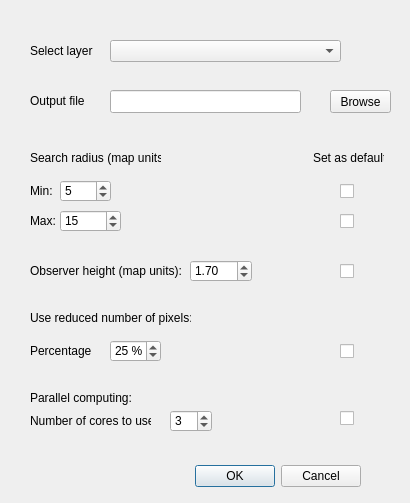
<?xml version="1.0" encoding="UTF-8"?>
<ui version="4.0">
 <class>LocalDominanceDialogBase</class>
 <widget class="QDialog" name="LocalDominanceDialogBase">
  <property name="geometry">
   <rect>
    <x>0</x>
    <y>0</y>
    <width>410</width>
    <height>503</height>
   </rect>
  </property>
  <property name="windowTitle">
   <string>Local Dominance Visualisation</string>
  </property>
  <widget class="QDialogButtonBox" name="button_box">
   <property name="geometry">
    <rect>
     <x>20</x>
     <y>460</y>
     <width>341</width>
     <height>32</height>
    </rect>
   </property>
   <property name="orientation">
    <enum>Qt::Horizontal</enum>
   </property>
   <property name="standardButtons">
    <set>QDialogButtonBox::Cancel|QDialogButtonBox::Ok</set>
   </property>
  </widget>
  <widget class="QComboBox" name="inLayer">
   <property name="geometry">
    <rect>
     <x>110</x>
     <y>40</y>
     <width>231</width>
     <height>22</height>
    </rect>
   </property>
  </widget>
  <widget class="QLabel" name="label">
   <property name="geometry">
    <rect>
     <x>30</x>
     <y>43</y>
     <width>71</width>
     <height>16</height>
    </rect>
   </property>
   <property name="text">
    <string>Select layer</string>
   </property>
  </widget>
  <widget class="QLineEdit" name="outFile">
   <property name="geometry">
    <rect>
     <x>110</x>
     <y>90</y>
     <width>191</width>
     <height>23</height>
    </rect>
   </property>
  </widget>
  <widget class="QLabel" name="label_2">
   <property name="geometry">
    <rect>
     <x>30</x>
     <y>93</y>
     <width>61</width>
     <height>16</height>
    </rect>
   </property>
   <property name="text">
    <string>Output file</string>
   </property>
  </widget>
  <widget class="QPushButton" name="outFileButton">
   <property name="geometry">
    <rect>
     <x>330</x>
     <y>90</y>
     <width>61</width>
     <height>23</height>
    </rect>
   </property>
   <property name="text">
    <string>Browse</string>
   </property>
  </widget>
  <widget class="QLabel" name="label_3">
   <property name="geometry">
    <rect>
     <x>30</x>
     <y>150</y>
     <width>131</width>
     <height>16</height>
    </rect>
   </property>
   <property name="text">
    <string>Search radius (map units):</string>
   </property>
  </widget>
  <widget class="QLabel" name="label_4">
   <property name="geometry">
    <rect>
     <x>30</x>
     <y>183</y>
     <width>31</width>
     <height>16</height>
    </rect>
   </property>
   <property name="text">
    <string>Min:</string>
   </property>
  </widget>
  <widget class="QSpinBox" name="SR_min">
   <property name="geometry">
    <rect>
     <x>60</x>
     <y>180</y>
     <width>51</width>
     <height>22</height>
    </rect>
   </property>
   <property name="maximum">
    <number>5000</number>
   </property>
   <property name="value">
    <number>5</number>
   </property>
  </widget>
  <widget class="QLabel" name="label_5">
   <property name="geometry">
    <rect>
     <x>30</x>
     <y>213</y>
     <width>31</width>
     <height>16</height>
    </rect>
   </property>
   <property name="text">
    <string>Max:</string>
   </property>
  </widget>
  <widget class="QSpinBox" name="SR_max">
   <property name="geometry">
    <rect>
     <x>60</x>
     <y>210</y>
     <width>61</width>
     <height>22</height>
    </rect>
   </property>
   <property name="maximum">
    <number>10000</number>
   </property>
   <property name="value">
    <number>15</number>
   </property>
  </widget>
  <widget class="QLabel" name="label_6">
   <property name="geometry">
    <rect>
     <x>30</x>
     <y>310</y>
     <width>161</width>
     <height>16</height>
    </rect>
   </property>
   <property name="text">
    <string>Use reduced number of pixels:</string>
   </property>
  </widget>
  <widget class="QLabel" name="label_7">
   <property name="geometry">
    <rect>
     <x>30</x>
     <y>343</y>
     <width>61</width>
     <height>16</height>
    </rect>
   </property>
   <property name="text">
    <string>Percentage:</string>
   </property>
  </widget>
  <widget class="QSpinBox" name="percentageOfPixels">
   <property name="geometry">
    <rect>
     <x>110</x>
     <y>340</y>
     <width>51</width>
     <height>22</height>
    </rect>
   </property>
   <property name="suffix">
    <string> %</string>
   </property>
   <property name="minimum">
    <number>1</number>
   </property>
   <property name="maximum">
    <number>100</number>
   </property>
   <property name="value">
    <number>25</number>
   </property>
  </widget>
  <widget class="QLabel" name="label_8">
   <property name="geometry">
    <rect>
     <x>30</x>
     <y>390</y>
     <width>101</width>
     <height>16</height>
    </rect>
   </property>
   <property name="text">
    <string>Parallel computing:</string>
   </property>
  </widget>
  <widget class="QLabel" name="label_9">
   <property name="geometry">
    <rect>
     <x>30</x>
     <y>413</y>
     <width>121</width>
     <height>16</height>
    </rect>
   </property>
   <property name="text">
    <string>Number of cores to use:</string>
   </property>
  </widget>
  <widget class="QSpinBox" name="nCores">
   <property name="geometry">
    <rect>
     <x>170</x>
     <y>410</y>
     <width>42</width>
     <height>22</height>
    </rect>
   </property>
   <property name="minimum">
    <number>1</number>
   </property>
   <property name="maximum">
    <number>99</number>
   </property>
   <property name="value">
    <number>3</number>
   </property>
  </widget>
  <widget class="QLabel" name="label_10">
   <property name="geometry">
    <rect>
     <x>30</x>
     <y>263</y>
     <width>151</width>
     <height>16</height>
    </rect>
   </property>
   <property name="text">
    <string>Observer height (map units):</string>
   </property>
  </widget>
  <widget class="QDoubleSpinBox" name="obsHeight">
   <property name="geometry">
    <rect>
     <x>190</x>
     <y>260</y>
     <width>62</width>
     <height>22</height>
    </rect>
   </property>
   <property name="value">
    <double>1.7</double>
   </property>
  </widget>
  <widget class="QLabel" name="label_11">
   <property name="geometry">
    <rect>
     <x>313</x>
     <y>150</y>
     <width>71</width>
     <height>16</height>
    </rect>
   </property>
   <property name="text">
    <string>Set as default</string>
   </property>
  </widget>
  <widget class="QCheckBox" name="SRmin_checkBox">
   <property name="geometry">
    <rect>
     <x>340</x>
     <y>183</y>
     <width>16</width>
     <height>17</height>
    </rect>
   </property>
   <property name="text">
    <string/>
   </property>
  </widget>
  <widget class="QCheckBox" name="OH_checkBox">
   <property name="geometry">
    <rect>
     <x>340</x>
     <y>263</y>
     <width>16</width>
     <height>17</height>
    </rect>
   </property>
   <property name="text">
    <string/>
   </property>
  </widget>
  <widget class="QCheckBox" name="Percent_checkBox">
   <property name="geometry">
    <rect>
     <x>340</x>
     <y>343</y>
     <width>16</width>
     <height>17</height>
    </rect>
   </property>
   <property name="text">
    <string/>
   </property>
  </widget>
  <widget class="QCheckBox" name="Cores_checkBox">
   <property name="geometry">
    <rect>
     <x>340</x>
     <y>410</y>
     <width>16</width>
     <height>17</height>
    </rect>
   </property>
   <property name="text">
    <string/>
   </property>
  </widget>
  <widget class="QCheckBox" name="SRmax_checkBox">
   <property name="geometry">
    <rect>
     <x>340</x>
     <y>213</y>
     <width>21</width>
     <height>17</height>
    </rect>
   </property>
   <property name="text">
    <string/>
   </property>
  </widget>
 </widget>
 <resources/>
 <connections>
  <connection>
   <sender>button_box</sender>
   <signal>accepted()</signal>
   <receiver>LocalDominanceDialogBase</receiver>
   <slot>accept()</slot>
   <hints>
    <hint type="sourcelabel">
     <x>20</x>
     <y>20</y>
    </hint>
    <hint type="destinationlabel">
     <x>20</x>
     <y>20</y>
    </hint>
   </hints>
  </connection>
  <connection>
   <sender>button_box</sender>
   <signal>rejected()</signal>
   <receiver>LocalDominanceDialogBase</receiver>
   <slot>reject()</slot>
   <hints>
    <hint type="sourcelabel">
     <x>20</x>
     <y>20</y>
    </hint>
    <hint type="destinationlabel">
     <x>20</x>
     <y>20</y>
    </hint>
   </hints>
  </connection>
 </connections>
</ui>
